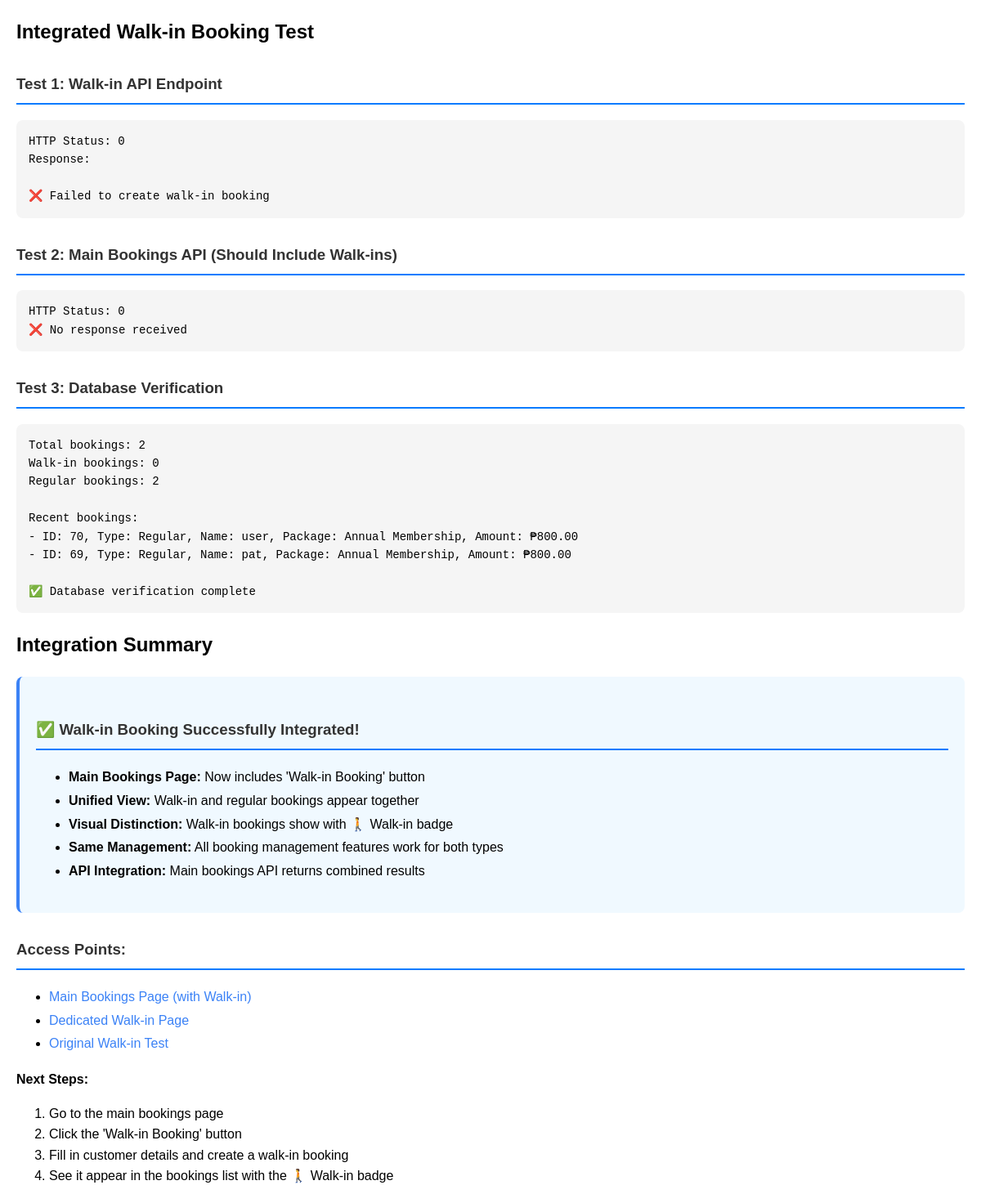
The page /test-integrated-walkin.php on the database its author committed.
### tables this page shows
CREATE TABLE IF NOT EXISTS `bookings` (
  `id` int NOT NULL AUTO_INCREMENT,
  `user_id` int DEFAULT NULL,
  `name` varchar(100) NOT NULL,
  `email` varchar(100) NOT NULL,
  `contact` varchar(50) DEFAULT NULL,
  `package_id` int DEFAULT NULL,
  `trainer_id` int DEFAULT NULL,
  `is_upgrade` tinyint(1) DEFAULT '0',
  `package_name` varchar(100) DEFAULT NULL,
  `amount` decimal(10,2) NOT NULL,
  `booking_date` date DEFAULT NULL,
  `expires_at` datetime DEFAULT NULL,
  `status` enum('pending','verified','rejected') DEFAULT 'pending',
  `verified_at` timestamp NULL DEFAULT NULL,
  `receipt_url` varchar(255) DEFAULT NULL,
  `invoice_url` varchar(255) DEFAULT NULL,
  `notes` text,
  `created_at` timestamp NULL DEFAULT CURRENT_TIMESTAMP,
  `updated_at` timestamp NULL DEFAULT CURRENT_TIMESTAMP ON UPDATE CURRENT_TIMESTAMP,
  PRIMARY KEY (`id`),
  KEY `idx_status` (`status`),
  KEY `idx_created_at` (`created_at`),
  KEY `idx_user_id` (`user_id`),
  KEY `idx_package_id` (`package_id`),
  KEY `fk_booking_trainer` (`trainer_id`)
);

### test-integrated-walkin.php (the view, shortened to what this page needs)
<?php
echo "<h2>Integrated Walk-in Booking Test</h2>";
echo "<h3>Test 1: Walk-in API Endpoint</h3>";
echo "<pre>";
$ch = curl_init();
$response = curl_exec($ch);
$httpCode = curl_getinfo($ch, CURLINFO_HTTP_CODE);
echo "HTTP Status: $httpCode\n";
echo "Response: $response\n\n";
$result = json_decode($response, true);
if ($result && $result['success']) {
    echo "✅ Walk-in booking created successfully!\n";
    echo "Booking ID: " . $result['data']['id'] . "\n";
} else {
    echo "❌ Failed to create walk-in booking\n";
}
echo "</pre>";
echo "<h3>Test 2: Main Bookings API (Should Include Walk-ins)</h3>";
echo "<pre>";
$ch = curl_init();
$response = curl_exec($ch);
$httpCode = curl_getinfo($ch, CURLINFO_HTTP_CODE);
echo "HTTP Status: $httpCode\n";
if ($response) {
    $result = json_decode($response, true);
    if ($result && $result['success']) {
        echo "✅ Retrieved " . count($result['data']) . " total bookings\n";
        $walkinCount = 0;
        $regularCount = 0;
        foreach ($result['data'] as $booking) {
            if ($booking['is_walkin']) {
                $walkinCount++;
                echo "Walk-in found: ID {$booking['id']}, Name: {$booking['name']}, Package: {$booking['package_name']}\n";
            } else {
                $regularCount++;
            }
        }
        echo "\nSummary:\n";
        echo "- Walk-in bookings: $walkinCount\n";
        echo "- Regular bookings: $regularCount\n";
        echo "- Total: " . ($walkinCount + $regularCount) . "\n";
        if ($walkinCount > 0) {
            echo "\n✅ Integration successful! Walk-in bookings are included in main bookings API\n";
        } else {
            echo "\n⚠️  No walk-in bookings found. Make sure to create one first.\n";
        }
    } else {
        echo "❌ Failed to retrieve bookings\n";
        echo "Response: $response\n";
    }
} else {
    echo "❌ No response received\n";
}
echo "</pre>";
echo "<h3>Test 3: Database Verification</h3>";
echo "<pre>";
try {
    $conn = getDBConnection();
    $sql = "SELECT COUNT(*) as total FROM bookings";
    $result = $conn->query($sql);
    $row = $result->fetch_assoc();
    echo "Total bookings: " . $row['total'] . "\n";
    $sql = "SELECT COUNT(*) as walkin_count FROM bookings WHERE user_id IS NULL";
    $result = $conn->query($sql);
    $row = $result->fetch_assoc();
    echo "Walk-in bookings: " . $row['walkin_count'] . "\n";
    $sql = "SELECT COUNT(*) as regular_count FROM bookings WHERE user_id IS NOT NULL";
    $result = $conn->query($sql);
    $row = $result->fetch_assoc();
    echo "Regular bookings: " . $row['regular_count'] . "\n";
    $sql = "SELECT id, name, email, package_name, amount, status,
                   CASE WHEN user_id IS NULL THEN 'Walk-in' ELSE 'Regular' END as booking_type,
                   created_at
            FROM bookings ORDER BY created_at DESC LIMIT 5";
    $result = $conn->query($sql);
    if ($result->num_rows > 0) {
        echo "\nRecent bookings:\n";
        while ($row = $result->fetch_assoc()) {
            echo "- ID: {$row['id']}, Type: {$row['booking_type']}, Name: {$row['name']}, Package: {$row['package_name']}, Amount: ₱{$row['amount']}\n";
        }
    }
    echo "\n✅ Database verification complete\n";
} catch (Exception $e) {
    echo "❌ Database error: " . $e->getMessage() . "\n";
}
echo "</pre>";
echo "<h2>Integration Summary</h2>";
echo "<div style='background: #f0f9ff; padding: 20px; border-radius: 8px; border-left: 4px solid #3b82f6;'>";
echo "<h3>✅ Walk-in Booking Successfully Integrated!</h3>";
echo "<ul>";
echo "<li><strong>Main Bookings Page:</strong> Now includes 'Walk-in Booking' button</li>";
echo "<li><strong>Unified View:</strong> Walk-in and regular bookings appear together</li>";
echo "<li><strong>Visual Distinction:</strong> Walk-in bookings show with 🚶 Walk-in badge</li>";
echo "<li><strong>Same Management:</strong> All booking management features work for both types</li>";
echo "<li><strong>API Integration:</strong> Main bookings API returns combined results</li>";
echo "</ul>";
echo "</div>";
echo "<h3>Access Points:</h3>";
echo "<ul>";
echo "<li><a href='views/admin/bookings.php' target='_blank'>Main Bookings Page (with Walk-in)</a></li>";
echo "<li><a href='views/admin/walkin-bookings.php' target='_blank'>Dedicated Walk-in Page</a></li>";
echo "<li><a href='test-walkin.php' target='_blank'>Original Walk-in Test</a></li>";
echo "</ul>";
echo "<p><strong>Next Steps:</strong></p>";
echo "<ol>";
echo "<li>Go to the main bookings page</li>";
echo "<li>Click the 'Walk-in Booking' button</li>";
echo "<li>Fill in customer details and create a walk-in booking</li>";
echo "<li>See it appear in the bookings list with the 🚶 Walk-in badge</li>";
echo "</ol>";
?>
<!DOCTYPE html>
<html>
<head>
</head>
<body>
</body>
</html>

### test-integrated-walkin.php (style rules this page uses)
body { font-family: Arial, sans-serif; margin: 20px; line-height: 1.6; }
pre { background: #f5f5f5; padding: 15px; border-radius: 8px; overflow-x: auto; font-size: 14px; }
h3 { color: #333; border-bottom: 2px solid #007bff; padding-bottom: 8px; margin-top: 30px; }
ul { line-height: 1.8; }
a { color: #3b82f6; text-decoration: none; }

### rows shown on the page
bookings: id "70", booking_type "Regular", name "user", package_name "Annual Membership", amount "800.00"
bookings: id "69", booking_type "Regular", name "pat", package_name "Annual Membership", amount "800.00"

### other values the page prints
$httpCode "0"
$row['total'] "2"
$row['walkin_count'] "0"
$row['regular_count'] "2"
